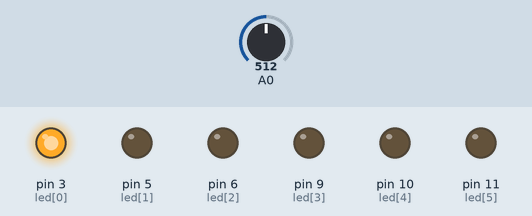
Recording of a sketch running on a simulated Arduino Uno, built with avr-gcc and run on an emulated ATmega328P. Shown: output pins drawn as LEDs (lit = HIGH). Inputs (shaded band) come from the test bench; at power-on: A0 = 512. What the sketch prints to the serial monitor is not drawn.

Above: at 0.2 s.
At 10.2 s:
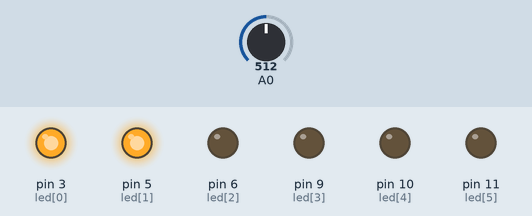
At 20.2 s:
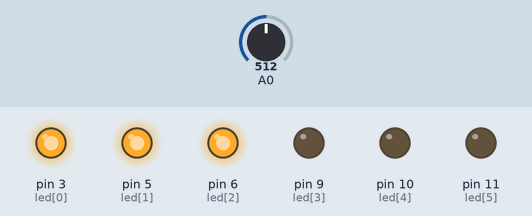
At 50.2 s:
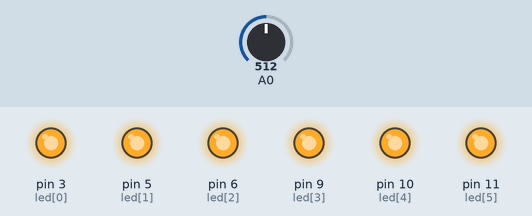
At 80.2 s:
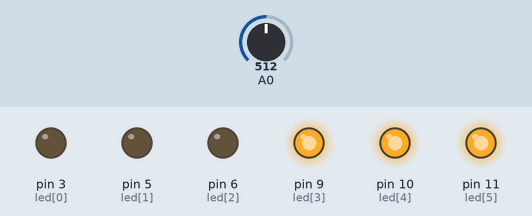
At 110.2 s:
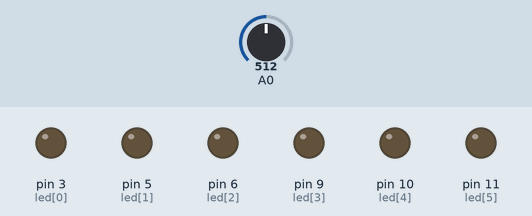
Timing chart, 0 to 121.7 s (numbered marks = the images above):
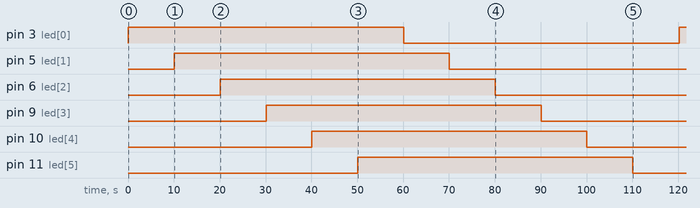

Measured:
- by itself, pin 3 (led[0]): LOW → HIGH at 0.10 s, → LOW 60.0 s later, → HIGH 60.1 s later
- by itself, pin 5 (led[1]): LOW → HIGH at 10.1 s, → LOW 60.0 s later
- by itself, pin 6 (led[2]): LOW → HIGH at 20.1 s, → LOW 60.0 s later
- by itself, pin 9 (led[3]): LOW → HIGH at 30.1 s, → LOW 60.0 s later
- by itself, pin 10 (led[4]): LOW → HIGH at 40.1 s, → LOW 60.0 s later
- by itself, pin 11 (led[5]): LOW → HIGH at 50.1 s, → LOW 60.0 s later

The sketch:

ReadAnalogVoltage.ino
```cpp
int led[] = {3,5,6,9,10,11} ;

// the setup routine runs once when you press reset:
void setup() {
  // initialize serial communication at 9600 bits per second:
  Serial.begin(9600);
  for(int i=0;i<6;i++)
  {
    pinMode(led[i],OUTPUT);
    }

}

void saobang(int vol)
{
  //static int i=0;
  for(int i=0;i<6;i++)
  {
   digitalWrite(led[i],HIGH);
   delay(vol);
   }
     for(int i=0;i<6;i++)
  {
   digitalWrite(led[i],LOW);
   delay(vol);
   }
}

void loop() {
  // read the input on analog pin 0:
  int sensorValue = analogRead(A0);
  // Convert the analog reading (which goes from 0 - 1023) to a voltage (0 - 5V):
  float voltage = sensorValue * (5.0 / 1023.0);
  //analogWrite(led, voltage);

  int vol = 100;
  // wait for 30 milliseconds to see the dimming effect
  delay(vol);
   saobang(vol*100);
  Serial.println(vol);

}
```
